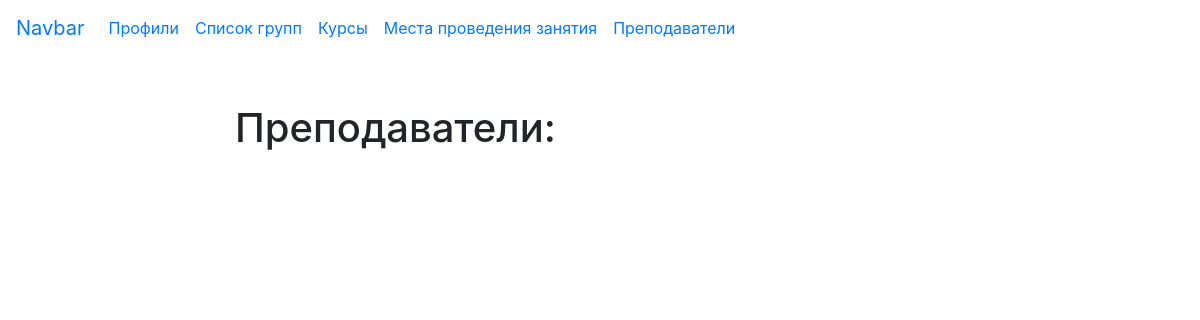
The page /userprofile/teacherprofile/ on the database as committed earlier.
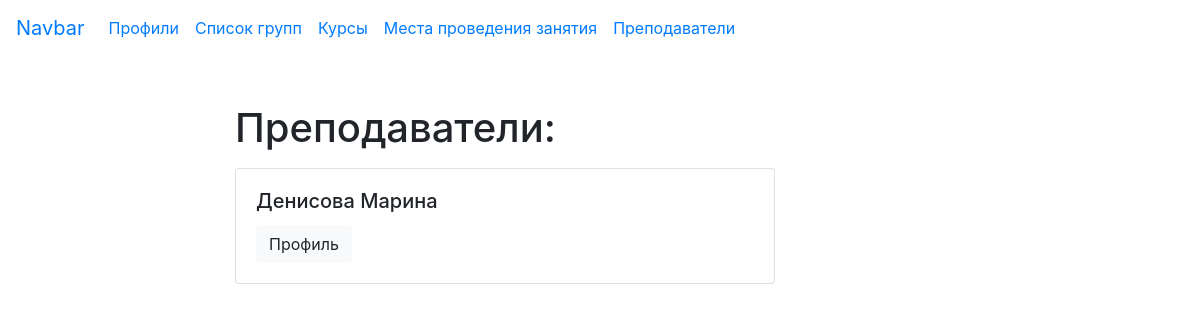
The same page on the database as committed later.
### userprofile/models.py (models this page shows, shortened)
class TeacherProfile(models.Model):
    id_teacher = models.AutoField(primary_key=True)
    surname = models.CharField(max_length=100)
    name = models.CharField(max_length=100)
    patronymic = models.CharField(max_length=50)
    date_of_birth = models.DateField(null=True)
    ph_number = models.CharField(max_length=12)
    def get_absolute_url(self):
        return reverse('teacher_detail_url', args=[str(self.id_teacher)])

### userprofile/views.py (the view)
# urls.py: path('teacherprofile/', teach_list, name='teachers_list_url'),
def teach_list(request):
    teachers = TeacherProfile.objects.all()
    return render(request, template_name='userprofile/teacherprofile.html', context={'teachers': teachers})

### userprofile/templates/userprofile/teacherprofile.html (shortened to what this page needs)
{% extends 'userprofile/base_profile.html'%}
{% block content %}
<h1 class="mb-3">Преподаватели:</h1>
{% for teacher in teachers %}
{% include 'userprofile/includes/teacher_card_template.html' %}
{% endfor %}
{% endblock %}

### userprofile/templates/userprofile/includes/teacher_card_template.html
<div class="card mb-4">
    <div class="card-body">
        <h5 class="card-title">{{ teacher.surname }} {{ teacher.name }}</h5>
        <a href="{{ teacher.get_absolute_url }}" class="btn btn-light">Профиль</a>
    </div>
</div>

Rows that differ between the two databases and show on the page:
added TeacherProfile: surname "Денисова", name "Марина"
